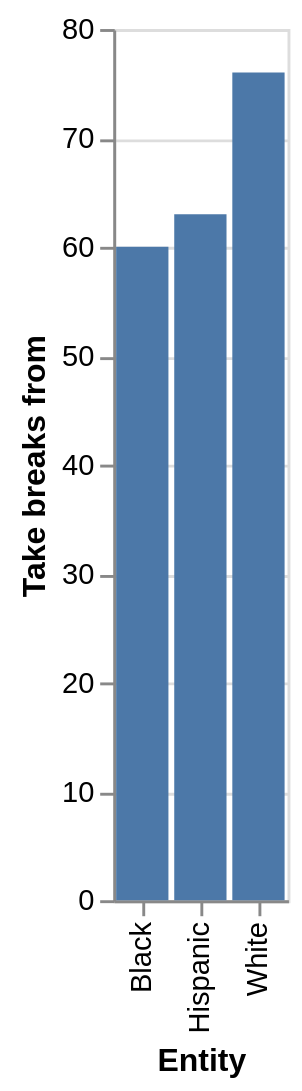

The specification (Vega-Lite) saved for this image:
### Vega-Lite specification from a JSON file in a GitHub repository (floating-point values rounded to 4 significant figures)
{"$schema": "https://vega.github.io/schema/vega-lite/v5.json", "description": "Bar chart auto-generated from CSV", "data": {"values": [{"Entity": "Black", "Take breaks from": 60}, {"Entity": "Hispanic", "Take breaks from": 63}, {"Entity": "White", "Take breaks from": 76}]}, "mark": "bar", "encoding": {"x": {"field": "Entity", "type": "ordinal"}, "y": {"field": "Take breaks from", "type": "quantitative"}}}
